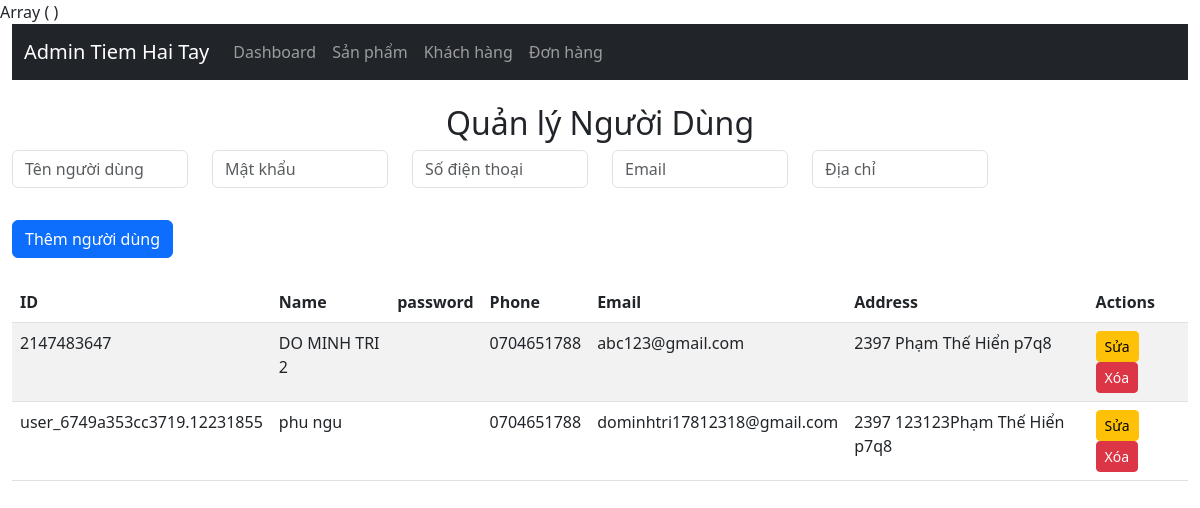
The page /frontend/admin/users.php on the database as committed earlier.
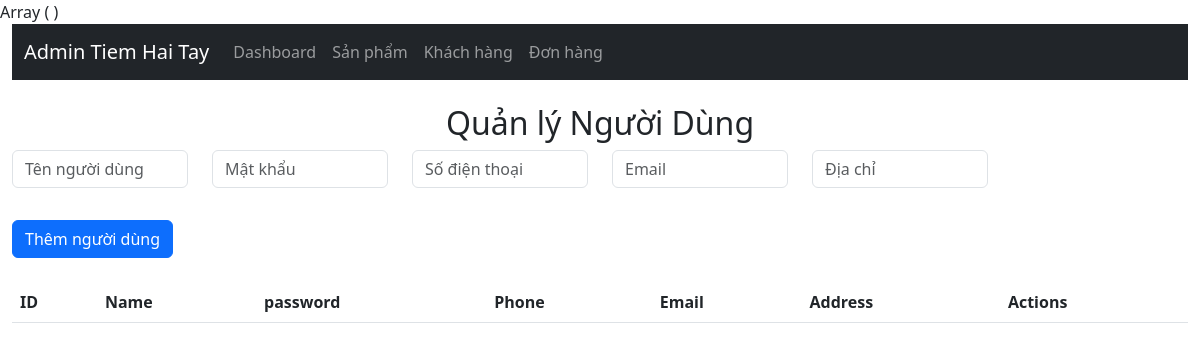
The same page on the database as committed later.
### tables this page shows
CREATE TABLE IF NOT EXISTS `users` (
  `id` varchar(255) NOT NULL,
  `name` varchar(255) NOT NULL,
  `password` varchar(255) NOT NULL,
  `phone` varchar(15) NOT NULL,
  `email` varchar(255) NOT NULL,
  `address` varchar(255) NOT NULL,
  PRIMARY KEY (`id`)
);

### backend/models/user.php (called while the page is built, shortened)
<?php
function getAllUsers() {
    $conn = getDatabaseConnection();
    $result = $conn->query("SELECT * FROM users");
    return $result->fetch_all(MYSQLI_ASSOC);
}
?>

### frontend/admin/users.php (the view, shortened to what this page needs)
<?php
include './components/header.php';
require_once '../../backend/models/user.php';
$users = getAllUsers();
print_r($_POST);
?>
<div class="container-fluid">
    <?php include './components/navbar.php'; ?>
    <div class="row mt-4">
        <div class="col-md-12">
            <h2 class="text-center">Quản lý Người Dùng</h2>
            <form action="../../backend/routes/apiUser.php?action=addUser" method="POST" class="mb-4">
                <div class="row">
                    <div class="col-12 col-md-2 mb-3">
                        <input type="text" name="name" class="form-control" placeholder="Tên người dùng" required>
                    </div>
                    <div class="col-12 col-md-2 mb-3">
                        <input type="text" name="password" class="form-control" placeholder="Mật khẩu" required>
                    </div>
                    <div class="col-12 col-md-2 mb-3">
                        <input type="number" name="phone" class="form-control" placeholder="Số điện thoại" required>
                    </div>
                    <div class="col-12 col-md-2 mb-3">
                        <input type="email" name="email" class="form-control" placeholder="Email" required>
                    </div>
                    <div class="col-12 col-md-2 mb-3">
                        <input type="text" name="address" class="form-control" placeholder="Địa chỉ" required>
                    </div>
                </div>
                <button type="submit" class="btn btn-primary mt-3">Thêm người dùng</button>
            </form>
            <table class="table table-striped">
                <thead>
                    <tr>
                        <th>ID</th>
                        <th>Name</th>
                        <th>password</th>
                        <th>Phone</th>
                        <th>Email</th>
                        <th>Address</th>
                        <th>Actions</th>
                    </tr>
                </thead>
                <tbody>
                    <?php foreach ($users as $user): ?>
                        <tr>
                            <td><?= $user['id'] ?></td>
                            <td><?= $user['name'] ?></td>
                            <td><?= $user['password'] ?></td>
                            <td><?= $user['phone'] ?></td>
                            <td><?= $user['email'] ?></td>
                            <td><?= $user['address'] ?></td>
                            <td>
                                <button class="btn btn-warning btn-sm edit-btn" data-id="<?= $user['id'] ?>"
                                    data-name="<?= $user['name'] ?>" data-password="<?= $user['password'] ?>" data-phone="<?= $user['phone'] ?>"
                                    data-email="<?= $user['email'] ?>" data-address="<?= $user['address'] ?>"
                                    data-toggle="modal" data-target="#editModal">Sửa</button>
                                <a href="../../backend/routes/apiUser.php?action=deleteUser&id=<?= $user['id'] ?>"
                                    class="btn btn-danger btn-sm"
                                    onclick="return confirm('Bạn có chắc chắn muốn xóa người dùng này?')">Xóa</a>
                            </td>
                        </tr>
                    <?php endforeach; ?>
                </tbody>
            </table>
        </div>
    </div>
</div>
<?php include './components/footer.php'; ?>

Rows that differ between the two databases and show on the page:
removed users: id "2147483647", name "DO MINH TRI 2", phone "0704651788", email "abc123@gmail.com", address "2397 Phạm Thế Hiển p7q8"
removed users: id "user_6749a353cc3719.12231855", name "phu ngu", phone "0704651788", email "dominhtri17812318@gmail.com", address "2397 123123Phạm Thế Hiển p7q8"
